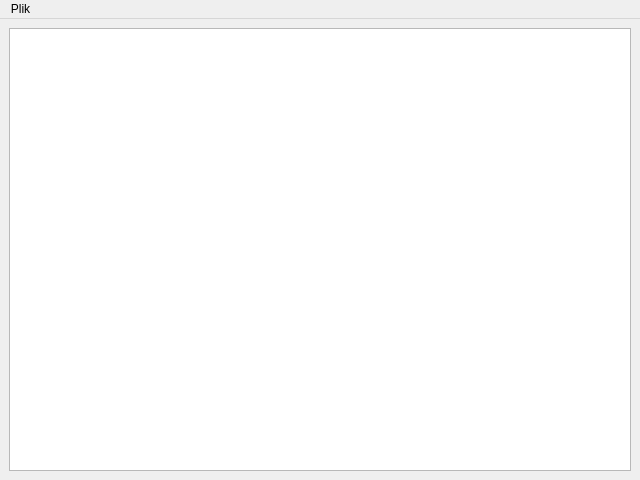
<?xml version="1.0" encoding="UTF-8"?>
<ui version="4.0">
 <class>TableClassifierOutputWindow</class>
 <widget class="QMainWindow" name="TableClassifierOutputWindow">
  <property name="geometry">
   <rect>
    <x>0</x>
    <y>0</y>
    <width>640</width>
    <height>480</height>
   </rect>
  </property>
  <property name="windowTitle">
   <string>Klasyfikator</string>
  </property>
  <widget class="QWidget" name="centralwidget">
   <layout class="QVBoxLayout" name="verticalLayout">
    <item>
     <widget class="QTableView" name="tableView"/>
    </item>
   </layout>
  </widget>
  <widget class="QMenuBar" name="menubar">
   <property name="geometry">
    <rect>
     <x>0</x>
     <y>0</y>
     <width>640</width>
     <height>22</height>
    </rect>
   </property>
   <widget class="QMenu" name="menuPlik">
    <property name="title">
     <string>Plik</string>
    </property>
    <addaction name="actionExport"/>
   </widget>
   <addaction name="menuPlik"/>
  </widget>
  <action name="actionExport">
   <property name="text">
    <string>Eksportuj</string>
   </property>
  </action>
 </widget>
 <resources/>
 <connections>
  <connection>
   <sender>actionExport</sender>
   <signal>triggered()</signal>
   <receiver>TableClassifierOutputWindow</receiver>
   <slot>export()</slot>
   <hints>
    <hint type="sourcelabel">
     <x>-1</x>
     <y>-1</y>
    </hint>
    <hint type="destinationlabel">
     <x>319</x>
     <y>239</y>
    </hint>
   </hints>
  </connection>
 </connections>
</ui>
